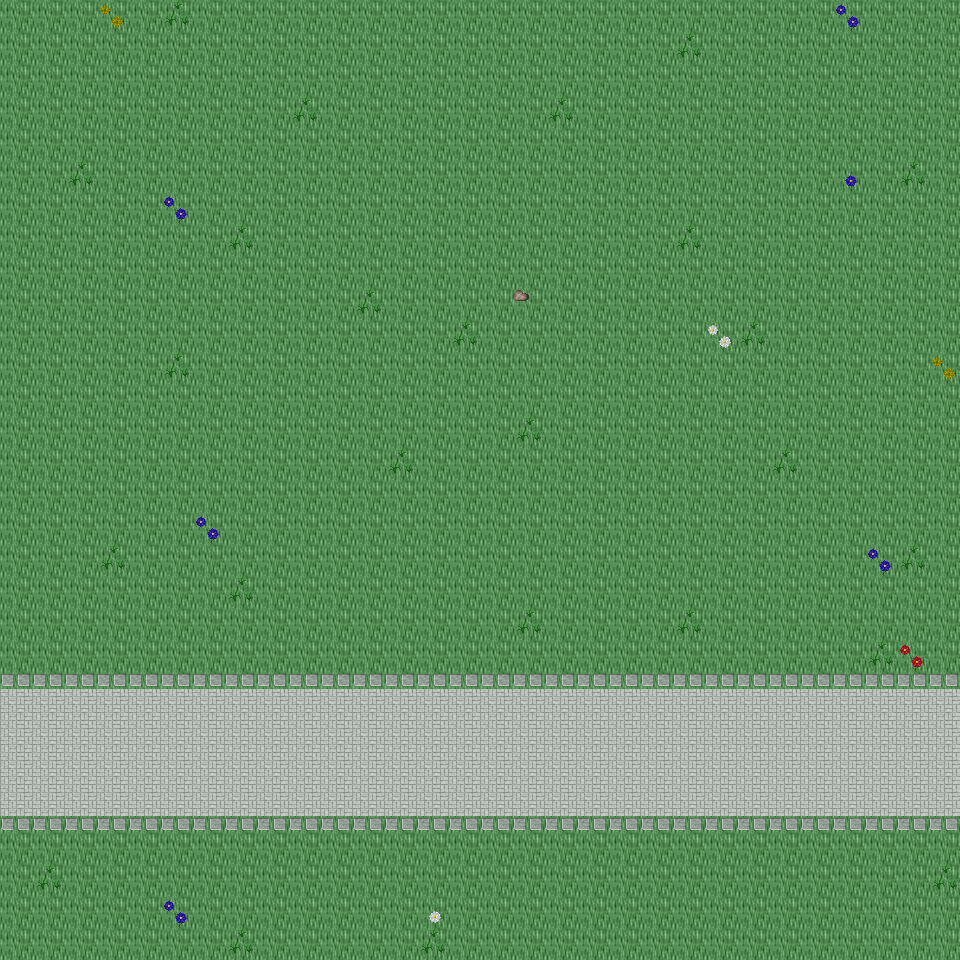

Tiled map render using the project's own tile images. Description and the map definition, with tile-layer contents summarised, below:
An orthogonal 30x30 tile map with 32x32 px tiles, 6 tile layers (Ground, Object, Object2, Above, ...), 48 tilesets and 3 objects (3x mapExit).

<map version="1.0" orientation="orthogonal" renderorder="right-down" width="30" height="30" tilewidth="32" tileheight="32" nextobjectid="4">
  <tileset firstgid="1" name="tileset_ground_ground" tilewidth="32" tileheight="32" tilecount="33" columns="3">
    <image source="../drawable/tileset_ground_ground.png" width="96" height="352" />
  </tileset>
  <tileset firstgid="34" name="tileset_building_castle" tilewidth="32" tileheight="32" tilecount="320" columns="20">
    <image source="../drawable/tileset_building_castle.png" width="640" height="512" />
  </tileset>
  <tileset firstgid="354" name="tileset_furniture_carpet_carpets_2" tilewidth="32" tileheight="32" tilecount="12" columns="4">
    <image source="../drawable/tileset_furniture_carpet_carpets_2.png" width="128" height="160" />
  </tileset>
  <tileset firstgid="366" name="tileset_ground_indoor_tiles" tilewidth="32" tileheight="32" tilecount="8" columns="2">
    <image source="../drawable/tileset_ground_indoor_tiles.png" width="64" height="128" />
  </tileset>
  <tileset firstgid="374" name="tileset_ground_water_pool" tilewidth="32" tileheight="32" tilecount="72" columns="3">
    <image source="../drawable/tileset_ground_water_pool.png" width="96" height="768" />
  </tileset>
  <tileset firstgid="446" name="tileset_ground_brown_paving" tilewidth="32" tileheight="32" tilecount="2" columns="2">
    <image source="../drawable/tileset_ground_brown_paving.png" width="64" height="32" />
  </tileset>
  <tileset firstgid="448" name="tileset_ground_spikes" tilewidth="32" tileheight="32" tilecount="1" columns="1">
    <image source="../drawable/tileset_ground_spikes.png" width="32" height="32" />
  </tileset>
  <tileset firstgid="449" name="tileset_ground_ridge_earth_dark" tilewidth="32" tileheight="32" tilecount="96" columns="12">
    <image source="../drawable/tileset_ground_ridge_earth_dark.png" width="384" height="256" />
  </tileset>
  <tileset firstgid="545" name="tileset_plant_grasses" tilewidth="32" tileheight="32" tilecount="6" columns="3">
    <image source="../drawable/tileset_plant_grasses.png" width="96" height="64" />
  </tileset>
  <tileset firstgid="551" name="tileset_ground_water_pool_corners" tilewidth="32" tileheight="32" tilecount="72" columns="3">
    <image source="../drawable/tileset_ground_water_pool_corners.png" width="96" height="768" />
  </tileset>
  <tileset firstgid="623" name="tileset_building_fence_fence_chunky" tilewidth="32" tileheight="32" tilecount="21" columns="3">
    <image source="../drawable/tileset_building_fence_fence_chunky.png" width="96" height="224" />
  </tileset>
  <tileset firstgid="644" name="tileset_ground_earth_edges" tilewidth="32" tileheight="32" tilecount="18" columns="6">
    <image source="../drawable/tileset_ground_earth_edges.png" width="192" height="96" />
  </tileset>
  <tileset firstgid="662" name="tileset_ground_rock_pebbles" tilewidth="32" tileheight="32" tilecount="3" columns="1">
    <image source="../drawable/tileset_ground_rock_pebbles.png" width="32" height="96" />
  </tileset>
  <tileset firstgid="665" name="tileset_ground_square_patch" tilewidth="32" tileheight="32" tilecount="9" columns="3">
    <image source="../drawable/tileset_ground_square_patch.png" width="96" height="96" />
  </tileset>
  <tileset firstgid="674" name="tileset_plant_leaves" tilewidth="32" tileheight="32" tilecount="8" columns="4">
    <image source="../drawable/tileset_plant_leaves.png" width="128" height="64" />
  </tileset>
  <tileset firstgid="682" name="tileset_item_corpse_skull_dark" tilewidth="32" tileheight="32" tilecount="2" columns="2">
    <image source="../drawable/tileset_item_corpse_skull_dark.png" width="64" height="32" />
  </tileset>
  <tileset firstgid="684" name="tileset_item_corpse_skeleton" tilewidth="32" tileheight="32" tilecount="4" columns="2">
    <image source="../drawable/tileset_item_corpse_skeleton.png" width="64" height="64" />
  </tileset>
  <tileset firstgid="688" name="tileset_furniture_table_grey_fancy" tilewidth="32" tileheight="32" tilecount="9" columns="3">
    <image source="../drawable/tileset_furniture_table_grey_fancy.png" width="96" height="96" />
  </tileset>
  <tileset firstgid="697" name="tileset_furniture_table_grey_long" tilewidth="32" tileheight="32" tilecount="4" columns="2">
    <image source="../drawable/tileset_furniture_table_grey_long.png" width="64" height="64" />
  </tileset>
  <tileset firstgid="701" name="tileset_furniture_table_grey_plain" tilewidth="32" tileheight="32" tilecount="9" columns="3">
    <image source="../drawable/tileset_furniture_table_grey_plain.png" width="96" height="96" />
  </tileset>
  <tileset firstgid="710" name="tileset_item_gothic_slab" tilewidth="32" tileheight="32" tilecount="1" columns="1">
    <image source="../drawable/tileset_item_gothic_slab.png" width="32" height="32" />
  </tileset>
  <tileset firstgid="711" name="tileset_logic_creature_gnome" tilewidth="32" tileheight="32" tilecount="6" columns="6">
    <image source="../drawable/tileset_logic_creature_gnome.png" width="192" height="32" />
  </tileset>
  <tileset firstgid="717" name="tileset_logic_creature_animal" tilewidth="32" tileheight="32" tilecount="32" columns="8">
    <image source="../drawable/tileset_logic_creature_animal.png" width="256" height="128" />
  </tileset>
  <tileset firstgid="749" name="tileset_logic_collision" tilewidth="32" tileheight="32" tilecount="1" columns="1">
    <image source="../drawable/tileset_logic_collision.png" width="32" height="32" />
  </tileset>
  <tileset firstgid="750" name="tileset_ground_water_pool_deep" tilewidth="32" tileheight="32" tilecount="72" columns="3">
    <image source="../drawable/tileset_ground_water_pool_deep.png" width="96" height="768" />
  </tileset>
  <tileset firstgid="822" name="tileset_object_suspension_bridge" tilewidth="32" tileheight="32" tilecount="24" columns="3">
    <image source="../drawable/tileset_object_suspension_bridge.png" width="96" height="256" />
  </tileset>
  <tileset firstgid="846" name="tileset_plant_flower_daisy_blue" tilewidth="32" tileheight="32" tilecount="8" columns="2">
    <image source="../drawable/tileset_plant_flower_daisy_blue.png" width="64" height="128" />
  </tileset>
  <tileset firstgid="854" name="tileset_plant_flower_daisy_red" tilewidth="32" tileheight="32" tilecount="8" columns="2">
    <image source="../drawable/tileset_plant_flower_daisy_red.png" width="64" height="128" />
  </tileset>
  <tileset firstgid="862" name="tileset_plant_flower_daisy_white" tilewidth="32" tileheight="32" tilecount="8" columns="2">
    <image source="../drawable/tileset_plant_flower_daisy_white.png" width="64" height="128" />
  </tileset>
  <tileset firstgid="870" name="tileset_plant_flower_daisy_yellow" tilewidth="32" tileheight="32" tilecount="8" columns="2">
    <image source="../drawable/tileset_plant_flower_daisy_yellow.png" width="64" height="128" />
  </tileset>
  <tileset firstgid="878" name="tileset_plant_tree_tree_green" tilewidth="32" tileheight="32" tilecount="80" columns="8">
    <image source="../drawable/tileset_plant_tree_tree_green.png" width="256" height="352" />
  </tileset>
  <tileset firstgid="958" name="tileset_item_banners_flag" tilewidth="32" tileheight="32" tilecount="12" columns="3">
    <image source="../drawable/tileset_item_banners_flag.png" width="96" height="128" />
  </tileset>
  <tileset firstgid="970" name="tileset_item_flagpole" tilewidth="32" tileheight="32" tilecount="3" columns="1">
    <image source="../drawable/tileset_item_flagpole.png" width="32" height="96" />
  </tileset>
  <tileset firstgid="973" name="tileset_furniture_chair_bench_white" tilewidth="32" tileheight="32" tilecount="8" columns="2">
    <image source="../drawable/tileset_furniture_chair_bench_white.png" width="64" height="128" />
  </tileset>
  <tileset firstgid="981" name="tileset_item_statue_flowered_arch" tilewidth="32" tileheight="32" tilecount="24" columns="6">
    <image source="../drawable/tileset_item_statue_flowered_arch.png" width="192" height="128" />
  </tileset>
  <tileset firstgid="1005" name="tileset_building_decoration_block" tilewidth="32" tileheight="32" tilecount="2" columns="2">
    <image source="../drawable/tileset_building_decoration_block.png" width="64" height="32" />
  </tileset>
  <tileset firstgid="1007" name="tileset_building_decoration_orbpedestal" tilewidth="32" tileheight="32" tilecount="2" columns="1">
    <image source="../drawable/tileset_building_decoration_orbpedestal.png" width="32" height="64" />
  </tileset>
  <tileset firstgid="1009" name="tileset_item_statue_urn_with_flowers" tilewidth="32" tileheight="32" tilecount="2" columns="1">
    <image source="../drawable/tileset_item_statue_urn_with_flowers.png" width="32" height="64" />
  </tileset>
  <tileset firstgid="1011" name="tileset_building_decoration_pool" tilewidth="32" tileheight="32" tilecount="9" columns="3">
    <image source="../drawable/tileset_building_decoration_pool.png" width="96" height="96" />
  </tileset>
  <tileset firstgid="1020" name="tileset_item_statue_romanic_art1" tilewidth="32" tileheight="32" tilecount="4" columns="2">
    <image source="../drawable/tileset_item_statue_romanic_art1.png" width="64" height="64" />
  </tileset>
  <tileset firstgid="1024" name="tileset_building_wall_int_clay" tilewidth="32" tileheight="32" tilecount="100" columns="10">
    <image source="../drawable/tileset_building_wall_int_clay.png" width="320" height="320" />
  </tileset>
  <tileset firstgid="1124" name="tileset_ground_green_paving" tilewidth="32" tileheight="32" tilecount="18" columns="3">
    <image source="../drawable/tileset_ground_green_paving.png" width="96" height="192" />
  </tileset>
  <tileset firstgid="1142" name="tileset_logic_protection" tilewidth="32" tileheight="32" tilecount="2" columns="2">
    <image source="../drawable/tileset_logic_protection.png" width="64" height="32" />
  </tileset>
  <tileset firstgid="1144" name="tileset_furniture_other_stick" tilewidth="32" tileheight="32" tilecount="2" columns="1">
    <image source="../drawable/tileset_furniture_other_stick.png" width="32" height="64" />
  </tileset>
  <tileset firstgid="1146" name="tileset_item_scrying_orb" tilewidth="32" tileheight="32" tilecount="8" columns="8">
    <image source="../drawable/tileset_item_scrying_orb.png" width="256" height="32" />
  </tileset>
  <tileset firstgid="1154" name="tileset_light_dim_light_7x5" tilewidth="32" tileheight="32" tilecount="35" columns="7">
    <image source="../drawable/tileset_light_dim_light_7x5.png" width="224" height="160" />
  </tileset>
  <tileset firstgid="1189" name="tileset_light_light_5x5" tilewidth="32" tileheight="32" tilecount="25" columns="5">
    <image source="../drawable/tileset_light_light_5x5.png" width="160" height="160" />
  </tileset>
  <tileset firstgid="1214" name="tileset_furniture_light_lamp_bronze" tilewidth="32" tileheight="32" tilecount="3" columns="1">
    <image source="../drawable/tileset_furniture_light_lamp_bronze.png" width="32" height="96" />
  </tileset>
  <layer name="Ground" width="30" height="30">
    <data>[900 cells, 900 non-empty, 2 distinct tile ids]</data>
  </layer>
  <layer name="Object" width="30" height="30">
    <data>[900 cells, 97 non-empty, 10 distinct tile ids]</data>
  </layer>
  <layer name="Object2" width="30" height="30">
    <data>[900 cells, 0 non-empty, 0 distinct tile ids]</data>
  </layer>
  <layer name="Above" width="30" height="30">
    <data>[900 cells, 0 non-empty, 0 distinct tile ids]</data>
  </layer>
  <layer name="Above2" width="30" height="30">
    <data>[900 cells, 0 non-empty, 0 distinct tile ids]</data>
  </layer>
  <layer name="Walkable" width="30" height="30">
    <data>[900 cells, 0 non-empty, 0 distinct tile ids]</data>
  </layer>
  <objectgroup name="MapEvents">
    <object id="1" name="north" type="mapExit" x="0" y="0" width="960" height="32">
      <properties>
        <property name="map" value="level_0_x221_y27" />
        <property name="x" value="0" />
        <property name="y" value="28" />
      </properties>
    </object>
    <object id="2" name="south" type="mapExit" x="0" y="928" width="960" height="32">
      <properties>
        <property name="map" value="level_0_x221_y29" />
        <property name="x" value="0" />
        <property name="y" value="1" />
      </properties>
    </object>
    <object id="3" name="east" type="mapExit" x="928" y="0" width="32" height="960">
      <properties>
        <property name="map" value="level_0_x222_y28" />
        <property name="x" value="1" />
        <property name="y" value="0" />
      </properties>
    </object>
  </objectgroup>
</map>
